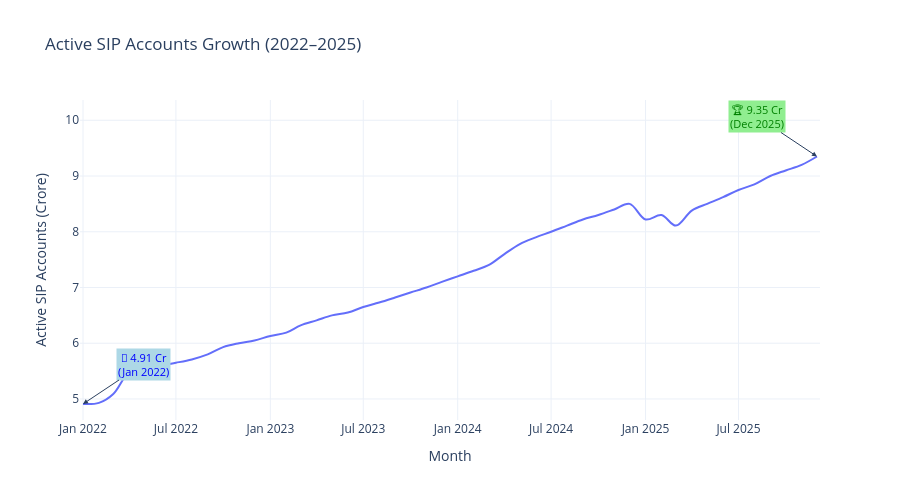

Notebook code cell kept with this figure:
### Code cell
# Cell 14 — Active SIP Accounts Growth
fig = px.line(
    sip_df,
    x='month',
    y='active_sip_accounts_crore',
    title='Active SIP Accounts Growth (2022–2025)',
    labels={'active_sip_accounts_crore': 'Active SIP Accounts (Crore)', 'month': 'Month'},
    line_shape='spline'
)

# Annotate start and end
fig.add_annotation(
    x=str(sip_df['month'].iloc[0]),
    y=sip_df['active_sip_accounts_crore'].iloc[0],
    text=f"📌 {sip_df['active_sip_accounts_crore'].iloc[0]} Cr<br>(Jan 2022)",
    showarrow=True, arrowhead=2,
    ax=60, ay=-40,
    font=dict(color='blue', size=11),
    bgcolor='lightblue'
)
fig.add_annotation(
    x=str(sip_df['month'].iloc[-1]),
    y=sip_df['active_sip_accounts_crore'].iloc[-1],
    text=f"🏆 {sip_df['active_sip_accounts_crore'].iloc[-1]} Cr<br>(Dec 2025)",
    showarrow=True, arrowhead=2,
    ax=-60, ay=-40,
    font=dict(color='green', size=11),
    bgcolor='lightgreen'
)

fig.update_layout(height=500, template='plotly_white')
fig.show()
fig.write_image("charts/sip_accounts_growth.png")
print("✅ SIP accounts growth chart saved!")

### Figure 1 — Plotly figure (JSON) as saved in the notebook; plotly's stock layout.template omitted (floating-point values rounded to 4 significant figures)
{"data": [{"hovertemplate": "Month=%{x}<br>Active SIP Accounts (Crore)=%{y}<extra></extra>", "legendgroup": "", "line": {"color": "#636efa", "dash": "solid", "shape": "spline"}, "marker": {"symbol": "circle"}, "mode": "lines", "name": "", "orientation": "v", "showlegend": false, "type": "scatter", "x": ["2022-01-01T00:00:00", "2022-02-01T00:00:00", "2022-03-01T00:00:00", "2022-04-01T00:00:00", "2022-05-01T00:00:00", "2022-06-01T00:00:00", "2022-07-01T00:00:00", "2022-08-01T00:00:00", "2022-09-01T00:00:00", "2022-10-01T00:00:00", "2022-11-01T00:00:00", "2022-12-01T00:00:00", "2023-01-01T00:00:00", "2023-02-01T00:00:00", "2023-03-01T00:00:00", "2023-04-01T00:00:00", "2023-05-01T00:00:00", "2023-06-01T00:00:00", "2023-07-01T00:00:00", "2023-08-01T00:00:00", "2023-09-01T00:00:00", "2023-10-01T00:00:00", "2023-11-01T00:00:00", "2023-12-01T00:00:00", "2024-01-01T00:00:00", "2024-02-01T00:00:00", "2024-03-01T00:00:00", "2024-04-01T00:00:00", "2024-05-01T00:00:00", "2024-06-01T00:00:00", "2024-07-01T00:00:00", "2024-08-01T00:00:00", "2024-09-01T00:00:00", "2024-10-01T00:00:00", "2024-11-01T00:00:00", "2024-12-01T00:00:00", "2025-01-01T00:00:00", "2025-02-01T00:00:00", "2025-03-01T00:00:00", "2025-04-01T00:00:00", "2025-05-01T00:00:00", "2025-06-01T00:00:00", "2025-07-01T00:00:00", "2025-08-01T00:00:00", "2025-09-01T00:00:00", "2025-10-01T00:00:00", "2025-11-01T00:00:00", "2025-12-01T00:00:00"], "xaxis": "x", "y": [4.91, 4.93, 5.09, 5.48, 5.55, 5.6, 5.65, 5.71, 5.8, 5.93, 6.0, 6.05, 6.13, 6.19, 6.32, 6.41, 6.5, 6.55, 6.65, 6.73, 6.82, 6.91, 7.0, 7.1, 7.2, 7.3, 7.4, 7.6, 7.78, 7.9, 8.0, 8.11, 8.22, 8.3, 8.4, 8.5, 8.22, 8.3, 8.11, 8.38, 8.5, 8.62, 8.75, 8.85, 9.0, 9.1, 9.2, 9.35], "yaxis": "y"}], "layout": {"annotations": [{"arrowhead": 2, "ax": 60, "ay": -40, "bgcolor": "lightblue", "font": {"color": "blue", "size": 11}, "showarrow": true, "text": "📌 4.91 Cr<br>(Jan 2022)", "x": "2022-01-01 00:00:00", "y": 4.91}, {"arrowhead": 2, "ax": -60, "ay": -40, "bgcolor": "lightgreen", "font": {"color": "green", "size": 11}, "showarrow": true, "text": "🏆 9.35 Cr<br>(Dec 2025)", "x": "2025-12-01 00:00:00", "y": 9.35}], "height": 500, "legend": {"tracegroupgap": 0}, "title": {"text": "Active SIP Accounts Growth (2022–2025)"}, "xaxis": {"anchor": "y", "domain": [0, 1], "title": {"text": "Month"}}, "yaxis": {"anchor": "x", "domain": [0, 1], "title": {"text": "Active SIP Accounts (Crore)"}}}}
